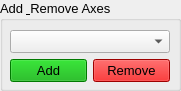
   <widget class="QGroupBox" name="groupBox_9">
    <property name="geometry">
     <rect>
      <x>260</x>
      <y>310</y>
      <width>181</width>
      <height>91</height>
     </rect>
    </property>
    <property name="font">
     <font>
      <pointsize>10</pointsize>
     </font>
    </property>
    <property name="title">
     <string>Add &amp; Remove Axes</string>
    </property>
    <widget class="QWidget" name="gridLayoutWidget_3">
     <property name="geometry">
      <rect>
       <x>10</x>
       <y>30</y>
       <width>160</width>
       <height>54</height>
      </rect>
     </property>
     <layout class="QGridLayout" name="gridLayout_3">
      <item row="1" column="0">
       <widget class="QPushButton" name="btnAddAxis">
        <property name="palette">
         <palette>
          <active>
           <colorrole role="WindowText">
            <brush brushstyle="SolidPattern">
             <color alpha="255">
              <red>0</red>
              <green>0</green>
              <blue>0</blue>
             </color>
            </brush>
           </colorrole>
           <colorrole role="Button">
            <brush brushstyle="SolidPattern">
             <color alpha="255">
              <red>0</red>
              <green>170</green>
              <blue>0</blue>
             </color>
            </brush>
           </colorrole>
           <colorrole role="Light">
            <brush brushstyle="SolidPattern">
             <color alpha="255">
              <red>213</red>
              <green>234</green>
              <blue>255</blue>
             </color>
            </brush>
           </colorrole>
           <colorrole role="Midlight">
            <brush brushstyle="SolidPattern">
             <color alpha="255">
              <red>149</red>
              <green>202</green>
              <blue>255</blue>
             </color>
            </brush>
           </colorrole>
           <colorrole role="Dark">
            <brush brushstyle="SolidPattern">
             <color alpha="255">
              <red>42</red>
              <green>85</green>
              <blue>127</blue>
             </color>
            </brush>
           </colorrole>
           <colorrole role="Mid">
            <brush brushstyle="SolidPattern">
             <color alpha="255">
              <red>56</red>
              <green>113</green>
              <blue>170</blue>
             </color>
            </brush>
           </colorrole>
           <colorrole role="Text">
            <brush brushstyle="SolidPattern">
             <color alpha="255">
              <red>0</red>
              <green>0</green>
              <blue>0</blue>
             </color>
            </brush>
           </colorrole>
           <colorrole role="BrightText">
            <brush brushstyle="SolidPattern">
             <color alpha="255">
              <red>255</red>
              <green>255</green>
              <blue>255</blue>
             </color>
            </brush>
           </colorrole>
           <colorrole role="ButtonText">
            <brush brushstyle="SolidPattern">
             <color alpha="255">
              <red>0</red>
              <green>0</green>
              <blue>0</blue>
             </color>
            </brush>
           </colorrole>
           <colorrole role="Base">
            <brush brushstyle="SolidPattern">
             <color alpha="255">
              <red>0</red>
              <green>170</green>
              <blue>0</blue>
             </color>
            </brush>
           </colorrole>
           <colorrole role="Window">
            <brush brushstyle="SolidPattern">
             <color alpha="255">
              <red>0</red>
              <green>170</green>
              <blue>0</blue>
             </color>
            </brush>
           </colorrole>
           <colorrole role="Shadow">
            <brush brushstyle="SolidPattern">
             <color alpha="255">
              <red>0</red>
              <green>0</green>
              <blue>0</blue>
             </color>
            </brush>
           </colorrole>
           <colorrole role="AlternateBase">
            <brush brushstyle="SolidPattern">
             <color alpha="255">
              <red>170</red>
              <green>212</green>
              <blue>255</blue>
             </color>
            </brush>
           </colorrole>
           <colorrole role="ToolTipBase">
            <brush brushstyle="SolidPattern">
             <color alpha="255">
              <red>255</red>
              <green>255</green>
              <blue>220</blue>
             </color>
            </brush>
           </colorrole>
           <colorrole role="ToolTipText">
            <brush brushstyle="SolidPattern">
             <color alpha="255">
              <red>0</red>
              <green>0</green>
              <blue>0</blue>
             </color>
            </brush>
           </colorrole>
           <colorrole role="PlaceholderText">
            <brush brushstyle="SolidPattern">
             <color alpha="128">
              <red>0</red>
              <green>0</green>
              <blue>0</blue>
             </color>
            </brush>
           </colorrole>
          </active>
          <inactive>
           <colorrole role="WindowText">
            <brush brushstyle="SolidPattern">
             <color alpha="255">
              <red>0</red>
              <green>0</green>
              <blue>0</blue>
             </color>
            </brush>
           </colorrole>
           <colorrole role="Button">
            <brush brushstyle="SolidPattern">
             <color alpha="255">
              <red>0</red>
              <green>170</green>
              <blue>0</blue>
             </color>
            </brush>
           </colorrole>
           <colorrole role="Light">
            <brush brushstyle="SolidPattern">
             <color alpha="255">
              <red>213</red>
              <green>234</green>
              <blue>255</blue>
             </color>
            </brush>
           </colorrole>
           <colorrole role="Midlight">
            <brush brushstyle="SolidPattern">
             <color alpha="255">
              <red>149</red>
              <green>202</green>
              <blue>255</blue>
             </color>
            </brush>
           </colorrole>
           <colorrole role="Dark">
            <brush brushstyle="SolidPattern">
             <color alpha="255">
              <red>42</red>
              <green>85</green>
              <blue>127</blue>
             </color>
            </brush>
           </colorrole>
           <colorrole role="Mid">
            <brush brushstyle="SolidPattern">
             <color alpha="255">
              <red>56</red>
              <green>113</green>
              <blue>170</blue>
             </color>
            </brush>
           </colorrole>
           <colorrole role="Text">
            <brush brushstyle="SolidPattern">
             <color alpha="255">
              <red>0</red>
              <green>0</green>
              <blue>0</blue>
             </color>
            </brush>
           </colorrole>
           <colorrole role="BrightText">
            <brush brushstyle="SolidPattern">
             <color alpha="255">
              <red>255</red>
              <green>255</green>
              <blue>255</blue>
             </color>
            </brush>
           </colorrole>
           <colorrole role="ButtonText">
            <brush brushstyle="SolidPattern">
             <color alpha="255">
              <red>0</red>
              <green>0</green>
              <blue>0</blue>
             </color>
            </brush>
           </colorrole>
           <colorrole role="Base">
            <brush brushstyle="SolidPattern">
             <color alpha="255">
              <red>0</red>
              <green>170</green>
              <blue>0</blue>
             </color>
            </brush>
           </colorrole>
           <colorrole role="Window">
            <brush brushstyle="SolidPattern">
             <color alpha="255">
              <red>0</red>
              <green>170</green>
              <blue>0</blue>
             </color>
            </brush>
           </colorrole>
           <colorrole role="Shadow">
            <brush brushstyle="SolidPattern">
             <color alpha="255">
              <red>0</red>
              <green>0</green>
              <blue>0</blue>
             </color>
            </brush>
           </colorrole>
           <colorrole role="AlternateBase">
            <brush brushstyle="SolidPattern">
             <color alpha="255">
              <red>170</red>
              <green>212</green>
              <blue>255</blue>
             </color>
            </brush>
           </colorrole>
           <colorrole role="ToolTipBase">
            <brush brushstyle="SolidPattern">
             <color alpha="255">
              <red>255</red>
              <green>255</green>
              <blue>220</blue>
             </color>
            </brush>
           </colorrole>
           <colorrole role="ToolTipText">
            <brush brushstyle="SolidPattern">
             <color alpha="255">
              <red>0</red>
              <green>0</green>
              <blue>0</blue>
             </color>
            </brush>
           </colorrole>
           <colorrole role="PlaceholderText">
            <brush brushstyle="SolidPattern">
             <color alpha="128">
              <red>0</red>
              <green>0</green>
              <blue>0</blue>
             </color>
            </brush>
           </colorrole>
          </inactive>
          <disabled>
           <colorrole role="WindowText">
            <brush brushstyle="SolidPattern">
             <color alpha="255">
              <red>42</red>
              <green>85</green>
              <blue>127</blue>
             </color>
            </brush>
           </colorrole>
           <colorrole role="Button">
            <brush brushstyle="SolidPattern">
             <color alpha="255">
              <red>0</red>
              <green>170</green>
              <blue>0</blue>
             </color>
            </brush>
           </colorrole>
           <colorrole role="Light">
            <brush brushstyle="SolidPattern">
             <color alpha="255">
              <red>213</red>
              <green>234</green>
              <blue>255</blue>
             </color>
            </brush>
           </colorrole>
           <colorrole role="Midlight">
            <brush brushstyle="SolidPattern">
             <color alpha="255">
              <red>149</red>
              <green>202</green>
              <blue>255</blue>
             </color>
            </brush>
           </colorrole>
           <colorrole role="Dark">
            <brush brushstyle="SolidPattern">
             <color alpha="255">
              <red>42</red>
              <green>85</green>
              <blue>127</blue>
             </color>
            </brush>
           </colorrole>
           <colorrole role="Mid">
            <brush brushstyle="SolidPattern">
             <color alpha="255">
              <red>56</red>
              <green>113</green>
              <blue>170</blue>
             </color>
            </brush>
           </colorrole>
           <colorrole role="Text">
            <brush brushstyle="SolidPattern">
             <color alpha="255">
              <red>42</red>
              <green>85</green>
              <blue>127</blue>
             </color>
            </brush>
           </colorrole>
           <colorrole role="BrightText">
            <brush brushstyle="SolidPattern">
             <color alpha="255">
              <red>255</red>
              <green>255</green>
              <blue>255</blue>
             </color>
            </brush>
           </colorrole>
           <colorrole role="ButtonText">
            <brush brushstyle="SolidPattern">
             <color alpha="255">
              <red>42</red>
              <green>85</green>
              <blue>127</blue>
             </color>
            </brush>
           </colorrole>
           <colorrole role="Base">
            <brush brushstyle="SolidPattern">
             <color alpha="255">
              <red>0</red>
              <green>170</green>
              <blue>0</blue>
             </color>
            </brush>
           </colorrole>
           <colorrole role="Window">
            <brush brushstyle="SolidPattern">
             <color alpha="255">
              <red>0</red>
              <green>170</green>
              <blue>0</blue>
             </color>
            </brush>
           </colorrole>
           <colorrole role="Shadow">
            <brush brushstyle="SolidPattern">
             <color alpha="255">
              <red>0</red>
              <green>0</green>
              <blue>0</blue>
             </color>
            </brush>
           </colorrole>
           <colorrole role="AlternateBase">
            <brush brushstyle="SolidPattern">
             <color alpha="255">
              <red>85</red>
              <green>170</green>
              <blue>255</blue>
             </color>
            </brush>
           </colorrole>
           <colorrole role="ToolTipBase">
            <brush brushstyle="SolidPattern">
             <color alpha="255">
              <red>255</red>
              <green>255</green>
              <blue>220</blue>
             </color>
            </brush>
           </colorrole>
           <colorrole role="ToolTipText">
            <brush brushstyle="SolidPattern">
             <color alpha="255">
              <red>0</red>
              <green>0</green>
              <blue>0</blue>
             </color>
            </brush>
           </colorrole>
           <colorrole role="PlaceholderText">
            <brush brushstyle="SolidPattern">
             <color alpha="128">
              <red>0</red>
              <green>0</green>
              <blue>0</blue>
             </color>
            </brush>
           </colorrole>
          </disabled>
         </palette>
        </property>
        <property name="styleSheet">
         <string notr="true">background-color: rgb(0, 170, 0);</string>
        </property>
        <property name="text">
         <string>Add</string>
        </property>
       </widget>
      </item>
      <item row="1" column="1">
       <widget class="QPushButton" name="btnRemAxis">
        <property name="styleSheet">
         <string notr="true">background-color: rgb(220, 0, 0);</string>
        </property>
        <property name="text">
         <string>Remove</string>
        </property>
       </widget>
      </item>
      <item row="0" column="0" colspan="2">
       <widget class="QComboBox" name="cbAxisList"/>
      </item>
     </layout>
    </widget>
   </widget>
